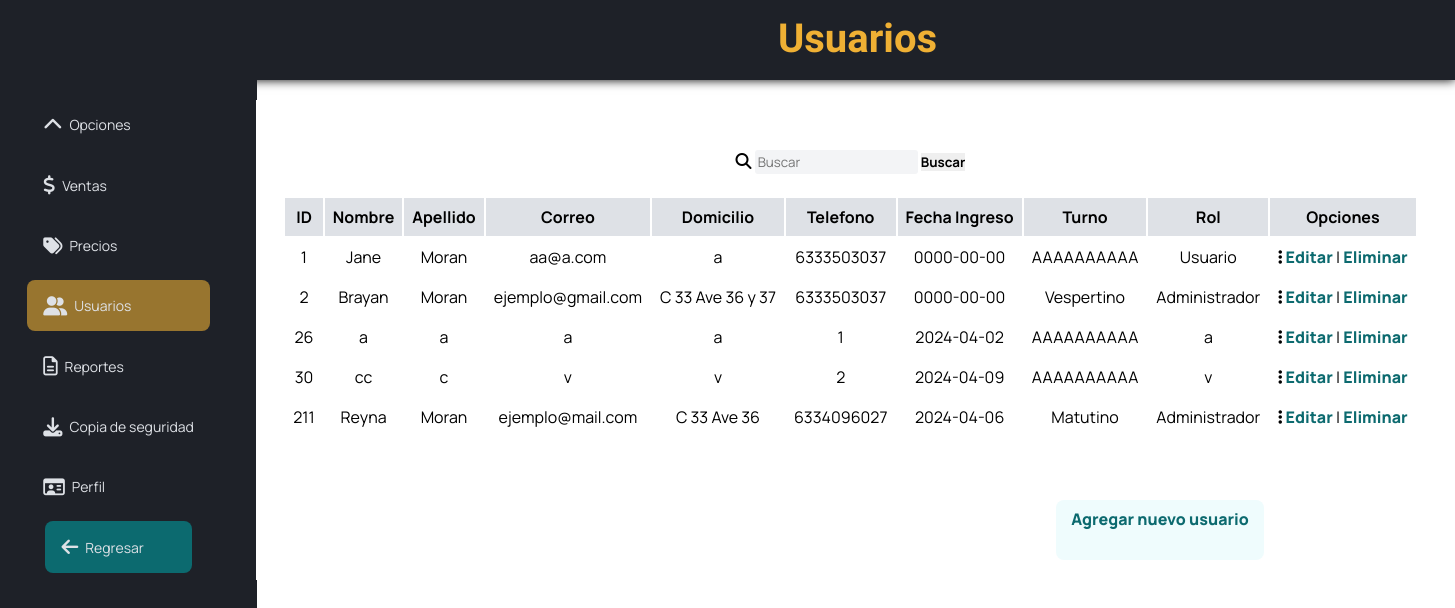
The app's page /Admin_Usuarios.php with its own data.
### tables this page shows
CREATE TABLE `tusuario` (
  `idEmp` int(11) NOT NULL,
  `nombreEmp` varchar(60) NOT NULL,
  `apellidoPEmp` varchar(60) DEFAULT NULL,
  `apellidoMEmp` varchar(60) DEFAULT NULL,
  `fechaNacEmp` date NOT NULL,
  `telEmp` bigint(20) NOT NULL,
  `generoEmp` varchar(12) NOT NULL,
  `emailEmp` varchar(50) NOT NULL,
  `direccionEmp` varchar(60) NOT NULL,
  `ciudadEmp` varchar(60) NOT NULL,
  `turnoEmp` varchar(10) NOT NULL,
  `rolEmp` varchar(20) NOT NULL,
  `idloginEmp` varchar(15) NOT NULL,
  `passEmp` varchar(60) NOT NULL,
  `fIngreso` date NOT NULL
);

### Admin_Usuarios.php (the view, shortened to what this page needs)
<!DOCTYPE html>
<html lang="en">
<head>
   <link href="https://cdnjs.cloudflare.com/ajax/libs/font-awesome/6.4.0/css/all.min.css" rel="stylesheet">
   <link rel="stylesheet" href="css/estilos.css"/>
</head>
<body>
    <header>
        <ul class="navig">
            <li><a>Usuarios</a></li>
        </ul>
    </header>
    <div class="barralateral">
        <div class="logo"></div>
            <ul class="menu" id ="dropdown">
                <li class="list_btn">
                    <a href="#">
                        <i class="fa-solid fa-chevron-up"></i>
                        <span>Opciones</span>
                    </a>
                </li>
                <li>
                    <a href="Admin_Ventas.html">
                        <i class="fa-solid fa-dollar-sign"></i>
                        <span>Ventas</span>
                    </a>
                </li>
                <li>
                    <a href="Admin_Precios.html">
                        <i class="fa-solid fa-tags"></i>
                        <span>Precios</span>
                    </a>
                </li>
                <li  class="activo">
                    <a href="Admin_Usuarios.php">
                        <i class="fa-solid fa-user-group"></i>
                        <span>Usuarios</span>
                    </a>
                </li>
                <li>
                    <a href="Admin_Reportes.html">
                        <i class="fa-regular fa-file-lines"></i>
                        <span>Reportes</span>
                    </a>
                </li>
                <li>
                    <a href="Admin_CopiasSeg.html">
                        <i class="fa-solid fa-download"></i>
                        <span>Copia de seguridad</span>
                    </a>
                </li>
                <li>
                    <a href="Admin_Perfil.html">
                        <i class="fa-regular fa-id-card"></i>
                        <span>Perfil</span>
                    </a>
                </li>
                <button class="regresar">
                    <a href="adminMenu.php">
                        <i class="fa-solid fa-arrow-left"></i>
                        <span>Regresar</span>
                    </a>
            </ul>
    </div>
    <div class="Usuarios">
    <div class="btnagregar">
    <a href="AgregarUsuario.php">Agregar nuevo usuario</a><br></br>
    </div>
<div class="buscarBtn">
<form class="d-flex">
        <form action="" method="GET">
        <i class="fa-solid fa-magnifying-glass"></i>
        <input class="form-control me-2" type="search" placeholder="Buscar"
        name="busqueda">
        <button class="btn btn-outline-info" type="submit" name="enviar"> <b>Buscar </b> </button>
        </form>
</div>
<?php
$where="";
?>
<br>
  <table>
            <thead>
            <tr>
            <th>ID</th>
            <th>Nombre</th>
            <th>Apellido</th>
            <th>Correo</th>
            <th>Domicilio</th>
            <th>Telefono</th>
            <th>Fecha Ingreso</th>
            <th>Turno</th>
            <th>Rol</th>
            <th>Opciones</th>
            </tr>
            </thead>
            <tbody>
            <?php
include("Connection/conexion.php");
$SQL="SELECT idEmp, nombreEmp,apellidoPEmp, emailEmp,direccionEmp,telEmp,fIngreso,turnoEmp, rolEmp FROM tusuario $where";
$dato = mysqli_query($conexion, $SQL);
if($dato -> num_rows >0){
while($fila=mysqli_fetch_array($dato)){
?>
            <tr>
            <td> <?php echo $fila['idEmp'] ?> </td>
                <td> <?php echo $fila['nombreEmp'] ?> </td>
                <td> <?php echo $fila['apellidoPEmp'] ?> </td>
                <td> <?php echo $fila['emailEmp'] ?> </td>
                <td> <?php echo $fila['direccionEmp'] ?> </td>
                <td> <?php echo $fila['telEmp'] ?> </td>
                <td> <?php echo $fila['fIngreso'] ?> </td>
                <td> <?php echo $fila['turnoEmp'] ?> </td>
                <td> <?php echo $fila['rolEmp'] ?> </td>
            <td>
            <i class="fa-solid fa-ellipsis-vertical"></i>
                    <?php echo "<a href='EditarUsuario.php?idEmp=".$fila['idEmp']. "'>Editar</a>"; ?>
                     |
                    <?php echo "<a href='EliminarUsuario.php?idEmp=".$fila['idEmp']. "' onclick='return confirmar()'>Eliminar</a>"; ?>
</td>
</tr>
<?php
}
}else{
?>
<tr class="text-center">
<td colspan="16">No existen registros</td>
</tr>
<?php
}
?>
</tbody>
</table>
</div>
</body>
</html>

### Css/estilos.css (style rules this page uses)
* { margin: 0; padding: 0; border: none; outline: none; box-sizing: border-box; font-family: "Manrope", sans-serif; }
body { background: #fff; padding: 0; margin: 0; overflow-x: hidden; text-align: center; }
.navig { background-color:rgba(30, 33, 40,255) ; padding: 15px; box-shadow: 0 0 10px #000; height: 80px; }
.navig li { display: absolute; padding-left: 260px; }
.navig li a { color: #EFB034; text-decoration: none; font-size: 40px; font-family: "Lexend"; font-weight: bold; }
.barralateral { position: absolute; top: 0; bottom: 0; left: 0; width: 257px; height: 100vh; padding: 50px 1.7rem; color: #fff; overflow: hidden; transition: all 0.5s linear; background: rgba(30, 33, 40,255); }
.logo { height: 40px; padding: 16px; }
.menu { height: 88%; width: max-content; position: relative; list-style: none; padding: 0; }
.menu li { padding: 1rem; margin: 5% 0; border-radius: 8px; transition: all 0.5s ease-in-out; }
.menu li:hover, .activo { background: #EFB03495; }
.activo { color: #000; }
.menu a { color: #DEE1E6; font-size: 14px; text-decoration: none; display:flex; align-items: center; gap: 7px; }
.menu a span { overflow: hidden; }
.menu a i { font-size: 1.2rem; }
.regresar { padding: 1rem; margin: 0% 0; border-radius: 8px; transition: all 0.5s ease-in-out; position:sticky; bottom: 0px; left: 15px; background: #0C6A6F; width: 80%; }
.Usuarios { position: absolute; top: 100px; bottom: 0; left: 16rem; width: max-content; height: 30rem; padding: 50px 1.7rem; color: #000; overflow: hidden; transition: all 0.5s linear; background: #fff; }
.Usuarios a { text-decoration: none; color: #0C6A6F; font-weight: 800; }
table { position: sticky; border-collapse:separate; border-radius: 10px; border-color:#000; width: 100%; }
th,td { text-align: center; padding:8px; }
tr:nth-child(even) { background-color:#fff; }
tr:nth-child(odd) { background-color: #fff; }
th { background-color: #DEE1E6; color:#000; }
input { border: 3px solid #f3f4f6; background-color:#f3f4f6 ; box-sizing: border-box; color: #000; border-radius: 3px; }
.btnagregar { display: flex; padding: .5rem; margin: 0% 0; border-radius: 8px; display: flex; position: absolute; top: 25rem; left: 50rem; background: #effcfd; }
.btnagregar a { width: 12rem; text-decoration: none; color: #0C6A6F; }

### records on screen
tusuario: idEmp "1", nombreEmp "Jane", apellidoPEmp "Moran", emailEmp "aa@a.com", direccionEmp "a", telEmp "6333503037", fIngreso "0000-00-00", turnoEmp "AAAAAAAAAA", rolEmp "Usuario"
tusuario: idEmp "2", nombreEmp "Brayan", apellidoPEmp "Moran", emailEmp "ejemplo@gmail.com", direccionEmp "C 33 Ave 36 y 37", telEmp "6333503037", fIngreso "0000-00-00", turnoEmp "Vespertino", rolEmp "Administrador"
tusuario: idEmp "26", nombreEmp "a", apellidoPEmp "a", emailEmp "a", direccionEmp "a", telEmp "1", fIngreso "2024-04-02", turnoEmp "AAAAAAAAAA", rolEmp "a"
tusuario: idEmp "30", nombreEmp "cc", apellidoPEmp "c", emailEmp "v", direccionEmp "v", telEmp "2", fIngreso "2024-04-09", turnoEmp "AAAAAAAAAA", rolEmp "v"
tusuario: idEmp "211", nombreEmp "Reyna", apellidoPEmp "Moran", emailEmp "ejemplo@mail.com", direccionEmp "C 33 Ave 36", telEmp "6334096027", fIngreso "2024-04-06", turnoEmp "Matutino", rolEmp "Administrador"
